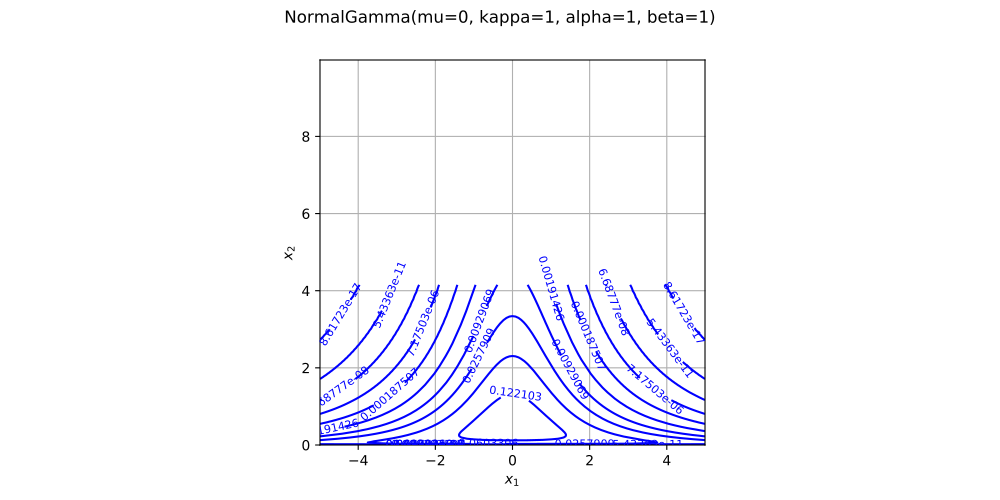

Write Python code to recreate this figure.
import openturns as ot
from matplotlib import pyplot as plt
from openturns.viewer import View
if ot.NormalGamma().__class__.__name__ == 'ComposedDistribution':
    correlation = ot.CorrelationMatrix(2)
    correlation[1, 0] = 0.25
    aCopula = ot.NormalCopula(correlation)
    marginals = [ot.Normal(1.0, 2.0), ot.Normal(2.0, 3.0)]
    distribution = ot.ComposedDistribution(marginals, aCopula)
elif ot.NormalGamma().__class__.__name__ == 'CumulativeDistributionNetwork':
    distribution = ot.CumulativeDistributionNetwork([ot.Normal(2),ot.Dirichlet([0.5, 1.0, 1.5])], ot.BipartiteGraph([[0,1], [0,1]]))
elif ot.NormalGamma().__class__.__name__ == 'Histogram':
    distribution = ot.Histogram([-1.0, 0.5, 1.0, 2.0], [0.45, 0.4, 0.15])
else:
    distribution = ot.NormalGamma()
dimension = distribution.getDimension()
if dimension == 1:
    distribution.setDescription(['$x$'])
    pdf_graph = distribution.drawPDF()
    cdf_graph = distribution.drawCDF()
    fig = plt.figure(figsize=(10, 4))
    plt.suptitle(str(distribution))
    pdf_axis = fig.add_subplot(121)
    cdf_axis = fig.add_subplot(122)
    View(pdf_graph, figure=fig, axes=[pdf_axis], add_legend=False)
    View(cdf_graph, figure=fig, axes=[cdf_axis], add_legend=False)
elif dimension == 2:
    distribution.setDescription(['$x_1$', '$x_2$'])
    pdf_graph = distribution.drawPDF()
    fig = plt.figure(figsize=(10, 5))
    plt.suptitle(str(distribution))
    pdf_axis = fig.add_subplot(111)
    View(pdf_graph, figure=fig, axes=[pdf_axis], add_legend=False, square_axes=True)
